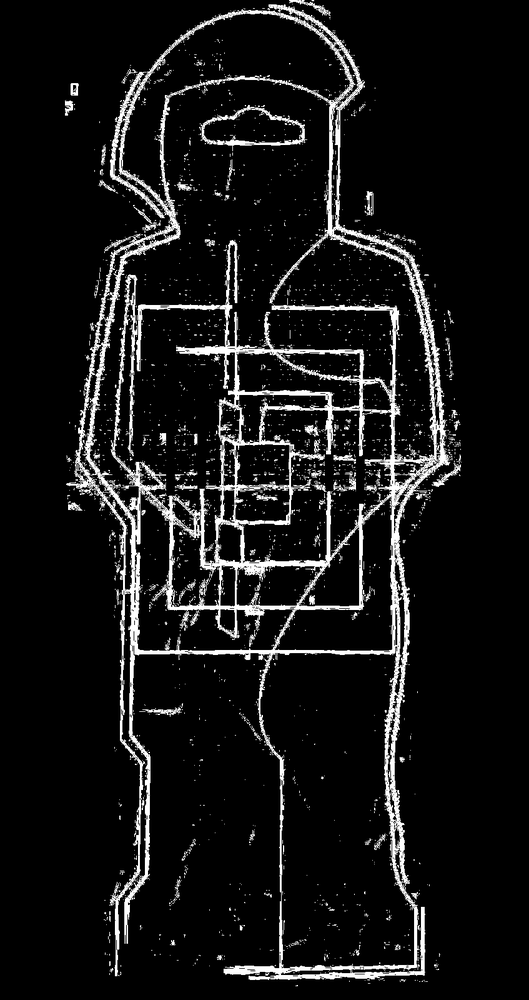
#> input picture trials/Inner_Rings.png, 529 x 1000 px, shrunk from 847 x 1600 before the run; its folder holds only this picture in this run
$ python -i test2.py   (imports and definitions only)   (older library calls are emulated)
#> lines starting #> are read from the running program, lines starting #| are printed output that depends on the picture; after the words box and inside, x2 and y2 are one past the last pixel; in counts of white or black regions, pixels touching at a corner belong together
#> further down, picture is the input picture: shape (1000, 529, 3); min 0, max 255, mean 21.7
import os
import glob
import cv2
import numpy as np
import matplotlib.pyplot as plt

# [10 lines left out: function run_solution_1_tophat, not called in this run]

def run_solution_2_hsv(bgr_img):
    """Solution 2: HSV Color Space (Saturation + Value Channels)"""
    hsv = cv2.cvtColor(bgr_img, cv2.COLOR_BGR2HSV)
#> hsv: shape (1000, 529, 3); mean H, S, V 0, 0, 21.7
    _, s, v = cv2.split(hsv)
#> s: shape (1000, 529); every value is 0

    edges_v = cv2.Canny(v, threshold1=40, threshold2=120)
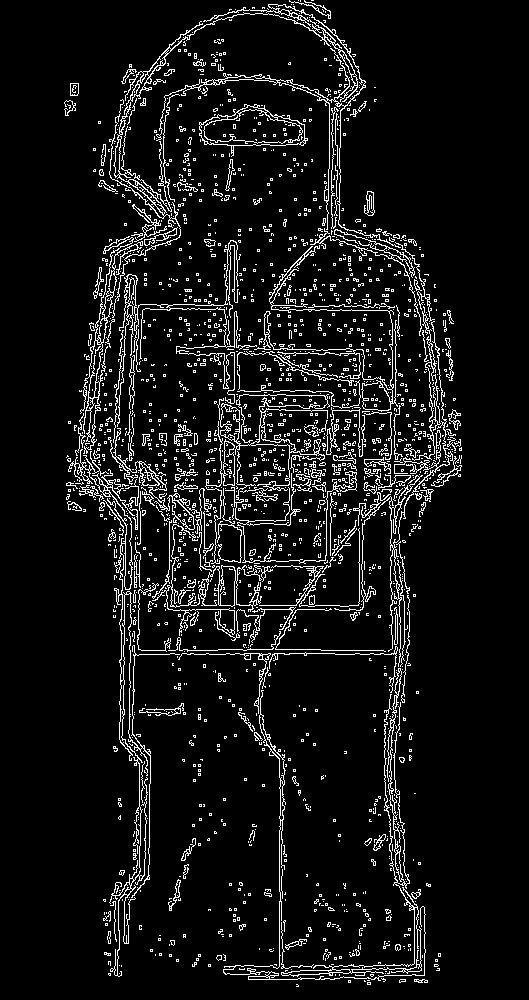
#> edges_v: shape (1000, 529); 7.6% white in thin lines or dots, all inside (x1, y1, x2, y2) = (64, 0, 462, 987)
    edges_s = cv2.Canny(s, threshold1=40, threshold2=120)

    return cv2.bitwise_or(edges_v, edges_s)

# [78 lines left out: functions run_solution_3_ridge, process_batch, not called in this run]

# --- EXECUTION ---
input_dir = "test"
output_dir = "output"

# [1 line not run here, left out]

>>> import cv2
>>> picture = cv2.imread('Inner_Rings.png')
>>> result = run_solution_2_hsv(picture)
